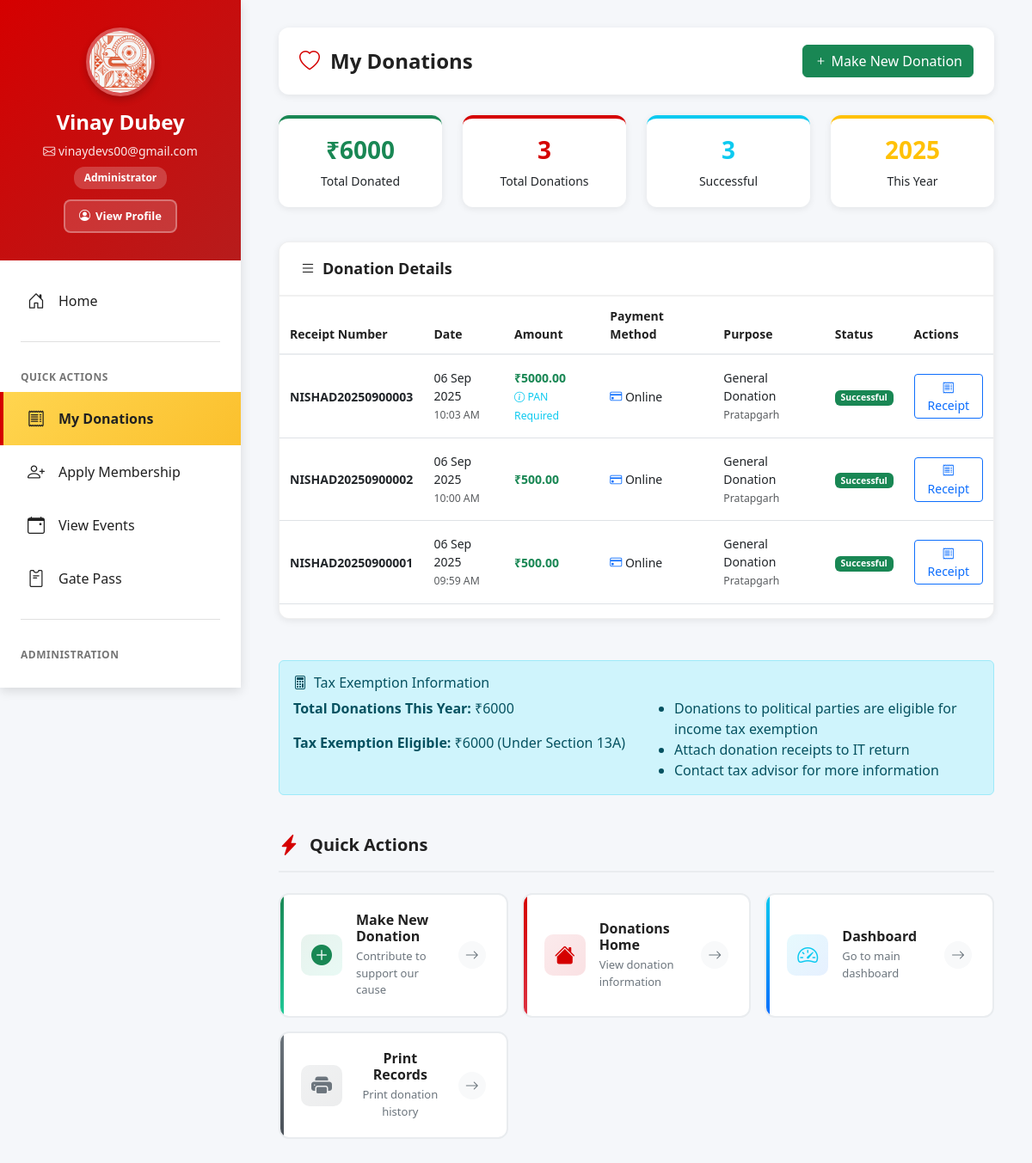
The page /donations/my-donations/ (signed in) on the database as committed earlier.
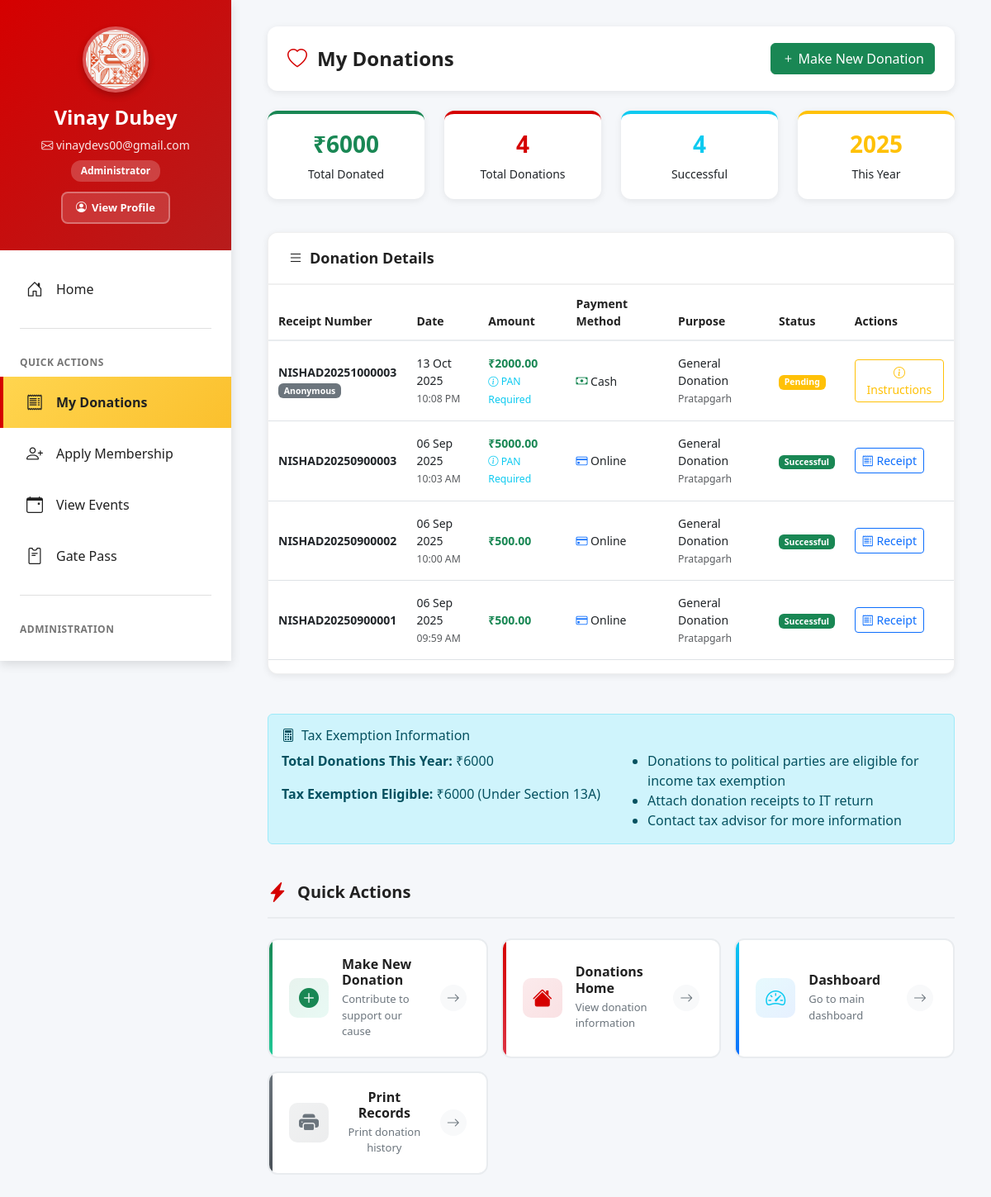
The same page on the database as committed later.
### donations/models.py (models this page shows, shortened)
class Donation(models.Model):
    id = models.UUIDField(primary_key=True, default=uuid.uuid4, editable=False)
    donor = models.ForeignKey(settings.AUTH_USER_MODEL, on_delete=models.CASCADE, null=True, blank=True)
    donor_name = models.CharField(max_length=100)
    donor_email = models.EmailField()
    donor_phone = models.CharField(max_length=15)
    donor_address = models.TextField(blank=True)
    donor_pan = models.CharField(max_length=10, blank=True)
    amount = models.DecimalField(max_digits=10, decimal_places=2)
    payment_method = models.CharField(max_length=20, choices=PAYMENT_METHOD_CHOICES)
    razorpay_payment_id = models.CharField(max_length=100, blank=True)
    razorpay_order_id = models.CharField(max_length=100, blank=True)
    razorpay_signature = models.CharField(max_length=200, blank=True)
    status = models.CharField(max_length=20, choices=PAYMENT_STATUS_CHOICES, default='PENDING')
    is_recurring = models.BooleanField(default=False)
    constituency = models.CharField(max_length=100, blank=True)
    purpose = models.CharField(max_length=200, blank=True)
    anonymous = models.BooleanField(default=False)
    receipt_number = models.CharField(max_length=50, unique=True, blank=True)
    receipt_generated = models.BooleanField(default=False)
    receipt_file = models.FileField(upload_to='receipts/', blank=True, null=True)
    tax_exemption_claimed = models.BooleanField(default=False)
    notes = models.TextField(blank=True)
    created_at = models.DateTimeField(auto_now_add=True)
    updated_at = models.DateTimeField(auto_now=True)
    @property
    def requires_pan_verification(self):
        return self.amount >= 2000
    class Meta:
        ordering = ['-created_at']

### donations/views.py (the view)
# urls.py: path('my-donations/', views.my_donations, name='my_donations'),
@login_required
def my_donations(request):
    donations = Donation.objects.filter(
        donor=request.user
    ).order_by('-created_at')
    total_donated = donations.filter(status='SUCCESS').aggregate(
        total=models.Sum('amount')
    )['total'] or Decimal('0.00')
    context = {
        'donations': donations,
        'total_donated': total_donated,
    }
    return render(request, 'donations/my_donations.html', context)

### templates/donations/my_donations.html (shortened to what the changed rows need)
{% extends 'dashboard_base.html' %}
{% block content %}
<div class="container">
    <div class="page-header">
        <div class="page-header-title">
            <h1>My Donations</h1>
        </div>
    </div>
    <div class="row mb-4">
        <div class="col-md-6 col-lg-3">
            <div class="stats-card primary">
                <h3>{{ donations.count }}</h3>
                <p>Total Donations</p>
            </div>
        </div>
        <div class="col-md-6 col-lg-3">
            <div class="stats-card info">
                <h3>{{ donations|length }}</h3>
                <p>Successful</p>
            </div>
        </div>
    </div>
    {% if donations %}
    <div class="row">
        <div class="col-12">
            <div class="table-card">
                <div class="card-body">
                    <div class="table-responsive">
                        <table class="table table-hover">
                            <thead>
                                <tr>
                                    <th>Receipt Number</th>
                                    <th>Date</th>
                                    <th>Amount</th>
                                    <th>Payment Method</th>
                                    <th>Purpose</th>
                                    <th>Status</th>
                                    <th>Actions</th>
                                </tr>
                            </thead>
                            <tbody>
                                {% for donation in donations %}
                                <tr>
                                    <td data-label="Receipt Number">
                                        <strong>{{ donation.receipt_number }}</strong>
                                        {% if donation.anonymous %}
                                            <br><small class="badge bg-secondary">Anonymous</small>
                                        {% endif %}
                                    </td>
                                    <td data-label="Date">
                                        {{ donation.created_at|date:"d M Y" }}<br>
                                        <small class="text-muted">{{ donation.created_at|date:"h:i A" }}</small>
                                    </td>
                                    <td data-label="Amount">
                                        <strong class="text-success">₹{{ donation.amount|floatformat:2 }}</strong>
                                        {% if donation.requires_pan_verification %}
                                            <br><small class="text-info">
                                                <i class="bi bi-info-circle"></i> PAN Required
                                            </small>
                                        {% endif %}
                                    </td>
                                    <td data-label="Payment Method">
                                        {% if donation.payment_method == 'ONLINE' %}
                                            <i class="bi bi-credit-card text-primary"></i> Online
                                        {% elif donation.payment_method == 'CASH' %}
                                            <i class="bi bi-cash text-success"></i> Cash
                                        {% elif donation.payment_method == 'CHEQUE' %}
                                            <i class="bi bi-bank text-info"></i> Cheque
                                        {% elif donation.payment_method == 'UPI' %}
                                            <i class="bi bi-phone text-warning"></i> UPI
                                        {% elif donation.payment_method == 'BANK_TRANSFER' %}
                                            <i class="bi bi-bank2 text-secondary"></i> Bank Transfer
                                        {% else %}
                                            {{ donation.get_payment_method_display }}
                                        {% endif %}
                                    </td>
                                    <td data-label="Purpose">
                                        {{ donation.purpose|default:"General Donation"|truncatechars:30 }}
                                        {% if donation.constituency %}
                                            <br><small class="text-muted">{{ donation.constituency }}</small>
                                        {% endif %}
                                    </td>
                                    <td data-label="Status">
                                        {% if donation.status == 'SUCCESS' %}
                                            <span class="badge bg-success">Successful</span>
                                        {% elif donation.status == 'PENDING' %}
                                            <span class="badge bg-warning">Pending</span>
                                        {% elif donation.status == 'FAILED' %}
                                            <span class="badge bg-danger">Failed</span>
                                        {% elif donation.status == 'CANCELLED' %}
                                            <span class="badge bg-secondary">Cancelled</span>
                                        {% elif donation.status == 'REFUNDED' %}
                                            <span class="badge bg-info">Refunded</span>
                                        {% endif %}
                                    </td>
                                    <td data-label="Actions">
                                        <div class="btn-group-vertical btn-group-sm">
                                            {% if donation.status == 'SUCCESS' %}
                                                <a href="{% url 'donations:receipt' donation.id %}"
                                                   class="btn btn-outline-primary btn-sm" target="_blank">
                                                    <i class="bi bi-receipt"></i> Receipt
                                                </a>
                                            {% elif donation.status == 'PENDING' and donation.payment_method != 'ONLINE' %}
                                                <a href="{% url 'donations:payment_instructions' donation.id %}"
                                                   class="btn btn-outline-warning btn-sm">
                                                    <i class="bi bi-info-circle"></i> Instructions
                                                </a>
                                            {% endif %}
                                        </div>
                                    </td>
                                </tr>
                                {% endfor %}
                            </tbody>
                        </table>
                    </div>
                </div>
            </div>
        </div>
    </div>
    {% endif %}
</div>
{% endblock %}

Rows that differ between the two databases and show on the page:
added Donation: receipt_number "NISHAD20251000003", anonymous "Anonymous", created_at "13 Oct 2025", created_at "10:08 PM", amount "2000.00", shows "PAN Required", payment_method "CASH" (drawn), purpose "General Donation", constituency "Pratapgarh", status "Pending"
Other text that changed with them:
{{ donations.count }}: "3" → "4"
{{ donations|length }}: "3" → "4"
